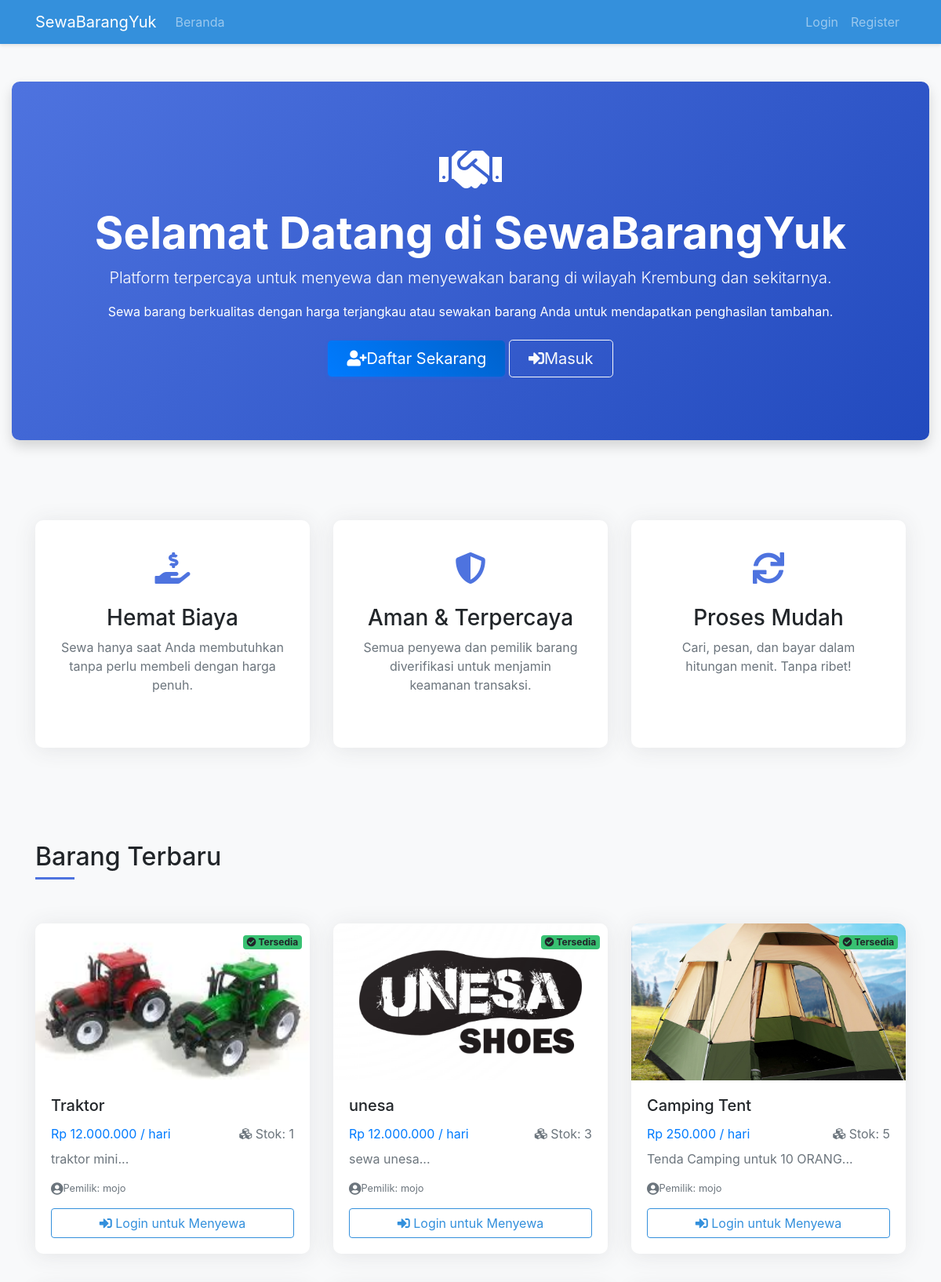
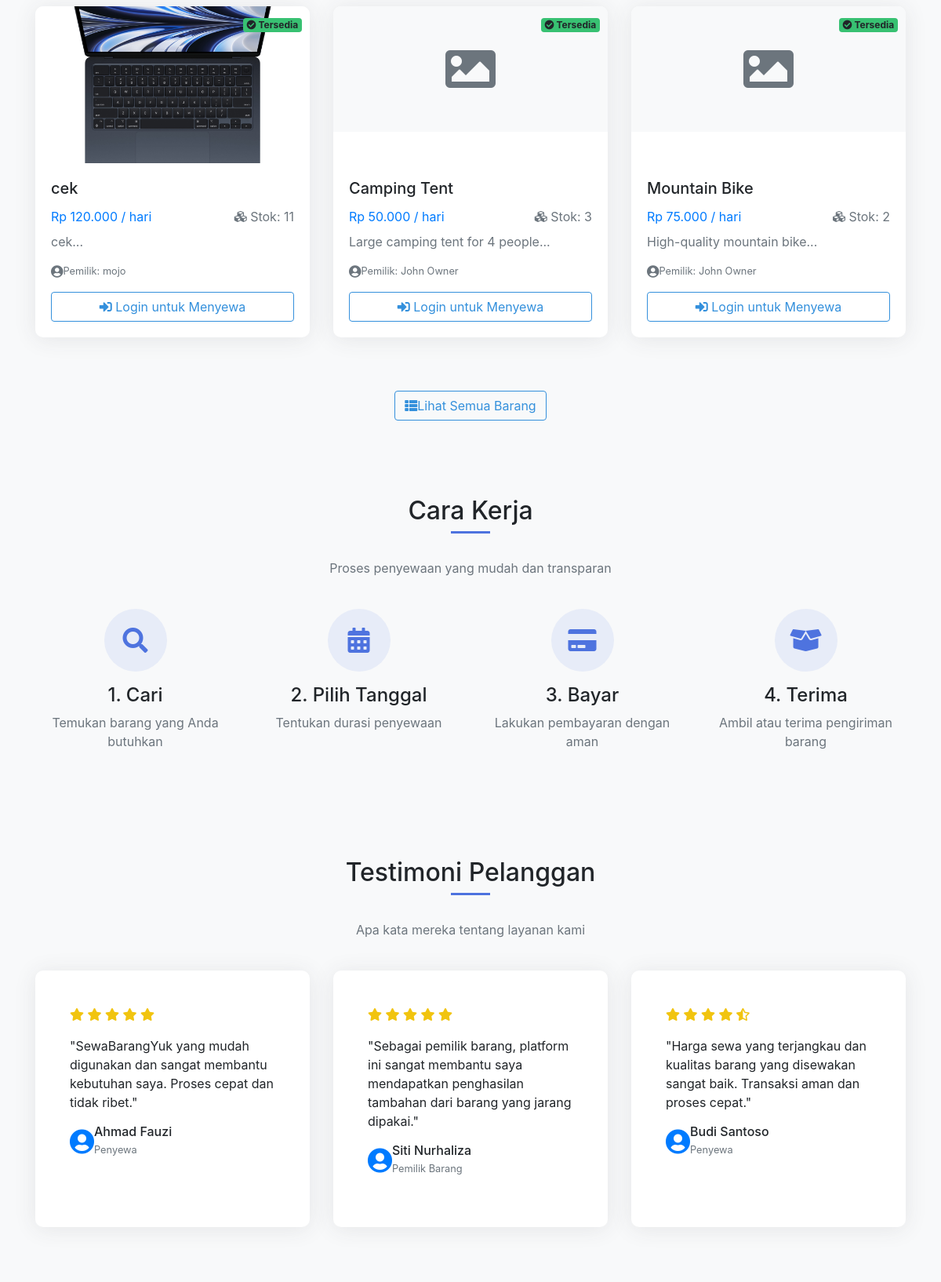
The page / (upper part) on the database its author committed (2 pictures, top to bottom).
### tables this page shows
CREATE TABLE `items` (
  `item_id` int(11) NOT NULL,
  `owner_id` int(11) NOT NULL,
  `name` varchar(100) NOT NULL,
  `description` text DEFAULT NULL,
  `price_per_day` decimal(10,2) NOT NULL,
  `stock` int(11) NOT NULL DEFAULT 1,
  `image` text DEFAULT NULL,
  `is_available` tinyint(1) DEFAULT 1,
  `created_at` timestamp NOT NULL DEFAULT current_timestamp(),
  `updated_at` timestamp NOT NULL DEFAULT current_timestamp() ON UPDATE current_timestamp()
);

CREATE TABLE `users` (
  `user_id` int(11) NOT NULL,
  `name` varchar(100) NOT NULL,
  `email` varchar(100) NOT NULL,
  `password` varchar(255) NOT NULL,
  `address` text NOT NULL,
  `phone` varchar(20) NOT NULL,
  `profile_image` varchar(255) DEFAULT NULL,
  `user_type` enum('renter','owner','both') NOT NULL DEFAULT 'renter',
  `created_at` timestamp NOT NULL DEFAULT current_timestamp(),
  `updated_at` timestamp NOT NULL DEFAULT current_timestamp() ON UPDATE current_timestamp()
);

### includes/functions.php (called while the page is built, shortened)
<?php
function isLoggedIn() {
    return isset($_SESSION['user_id']);
}
function getCurrentUser() {
    if (!isLoggedIn()) {
        return null;
    }
    $sql = "SELECT * FROM users WHERE user_id = ?";
    return fetchOne($sql, [$_SESSION['user_id']]);
}
function isRenter() {
    $user = getCurrentUser();
    return $user && ($user['user_type'] == 'renter' || $user['user_type'] == 'both');
}
function formatPrice($price) {
    return 'Rp ' . number_format($price, 0, ',', '.');
}
?>

### config/db.php (called while the page is built, shortened)
<?php
$host = 'localhost';
$db = 'rental_system';
$user = 'root';
$pass = '';
$charset = 'utf8mb4';
$dsn = "mysql:host=$host;dbname=$db;charset=$charset";
$options = [
    PDO::ATTR_ERRMODE            => PDO::ERRMODE_EXCEPTION,
    PDO::ATTR_DEFAULT_FETCH_MODE => PDO::FETCH_ASSOC,
    PDO::ATTR_EMULATE_PREPARES   => false,
];
try {
    $pdo = new PDO($dsn, $user, $pass, $options);
} catch (PDOException $e) {
    throw new PDOException($e->getMessage(), (int)$e->getCode());
}
function executeQuery($sql, $params = []) {
    global $pdo;
    $stmt = $pdo->prepare($sql);
    $stmt->execute($params);
    return $stmt;
}
function fetchAll($sql, $params = []) {
    $stmt = executeQuery($sql, $params);
    return $stmt->fetchAll();
}
?>

### index.php (the view, shortened to what this page needs)
<?php
require_once 'includes/header.php';
$items = fetchAll("SELECT i.*, u.name as owner_name FROM items i
                   JOIN users u ON i.owner_id = u.user_id
                   WHERE i.is_available = 1 AND i.stock > 0
                   ORDER BY i.created_at DESC LIMIT 6");
?>
<div class="container-fluid py-4">
    <div class="hero-header shadow">
        <div class="container">
            <i class="fas fa-handshake hero-icon"></i>
            <h1 class="display-4 font-weight-bold">Selamat Datang di SewaBarangYuk</h1>
            <p class="lead">Platform terpercaya untuk menyewa dan menyewakan barang di wilayah Krembung dan sekitarnya.</p>
            <p class="mb-4">Sewa barang berkualitas dengan harga terjangkau atau sewakan barang Anda untuk mendapatkan penghasilan tambahan.</p>
            <?php if (!isLoggedIn()): ?>
            <div class="d-grid gap-2 d-md-block">
                <a class="btn btn-primary btn-lg px-4 py-2 me-md-2" href="register.php">
                    <i class="fas fa-user-plus me-2"></i>Daftar Sekarang
                </a>
                <a class="btn btn-outline-light btn-lg px-4 py-2" href="login.php">
                    <i class="fas fa-sign-in-alt me-2"></i>Masuk
                </a>
            </div>
            <?php endif; ?>
        </div>
    </div>
</div>
<div class="bg-light py-5">
    <div class="container">
        <div class="row text-center">
            <div class="col-md-4 mb-4">
                <div class="card feature-card hover-shadow">
                    <div class="feature-icon">
                        <i class="fas fa-hand-holding-usd"></i>
                    </div>
                    <h3>Hemat Biaya</h3>
                    <p class="text-muted">Sewa hanya saat Anda membutuhkan tanpa perlu membeli dengan harga penuh.</p>
                </div>
            </div>
            <div class="col-md-4 mb-4">
                <div class="card feature-card hover-shadow">
                    <div class="feature-icon">
                        <i class="fas fa-shield-alt"></i>
                    </div>
                    <h3>Aman & Terpercaya</h3>
                    <p class="text-muted">Semua penyewa dan pemilik barang diverifikasi untuk menjamin keamanan transaksi.</p>
                </div>
            </div>
            <div class="col-md-4 mb-4">
                <div class="card feature-card hover-shadow">
                    <div class="feature-icon">
                        <i class="fas fa-sync"></i>
                    </div>
                    <h3>Proses Mudah</h3>
                    <p class="text-muted">Cari, pesan, dan bayar dalam hitungan menit. Tanpa ribet!</p>
                </div>
            </div>
        </div>
    </div>
</div>
<div class="container py-5">
    <div class="row mb-4">
        <div class="col">
            <h2 class="section-title">Barang Terbaru</h2>
        </div>
    </div>
    <?php if (count($items) > 0): ?>
    <div class="row">
        <?php foreach ($items as $item): ?>
        <div class="col-md-4 mb-4">
            <div class="card item-card hover-shadow">
                <div class="item-img-container">
                    <?php if ($item['image']): ?>
                    <img src="assets/images/uploads/items/<?= $item['image'] ?>" class="card-img-top" alt="<?= htmlspecialchars($item['name']) ?>">
                    <?php else: ?>
                    <div class="card-img-top bg-light p-5 text-center">
                        <i class="fas fa-image fa-4x text-muted"></i>
                    </div>
                    <?php endif; ?>
                    <div class="item-availability">
                        <span class="badge bg-success"><i class="fas fa-check-circle me-1"></i> Tersedia</span>
                    </div>
                </div>
                <div class="card-body">
                    <h5 class="card-title"><?= htmlspecialchars($item['name']) ?></h5>
                    <div class="d-flex justify-content-between align-items-center mb-2">
                        <span class="text-primary fw-bold"><?= formatPrice($item['price_per_day']) ?> / hari</span>
                        <span class="text-muted"><i class="fas fa-cubes me-1"></i> Stok: <?= $item['stock'] ?></span>
                    </div>
                    <p class="card-text text-muted"><?= nl2br(htmlspecialchars(substr($item['description'], 0, 100))) ?>...</p>
                    <div class="d-flex align-items-center mb-3">
                        <i class="fas fa-user-circle me-2 text-secondary"></i>
                        <small class="text-muted">Pemilik: <?= htmlspecialchars($item['owner_name']) ?></small>
                    </div>
                    <?php if (isRenter()): ?>
                    <a href="renter/rent_item.php?id=<?= $item['item_id'] ?>" class="btn btn-primary w-100">
                        <i class="fas fa-shopping-cart me-1"></i> Sewa Sekarang
                    </a>
                    <?php elseif (!isLoggedIn()): ?>
                    <a href="login.php" class="btn btn-outline-primary w-100">
                        <i class="fas fa-sign-in-alt me-1"></i> Login untuk Menyewa
                    </a>
                    <?php endif; ?>
                </div>
            </div>
        </div>
        <?php endforeach; ?>
    </div>
    <div class="text-center mt-4">
        <a href="renter/view_items.php" class="btn btn-outline-primary">
            <i class="fas fa-th-list me-2"></i>Lihat Semua Barang
        </a>
    </div>
    <?php else: ?>
    <div class="alert alert-info shadow-sm">
        <i class="fas fa-info-circle me-2"></i> Belum ada barang yang tersedia untuk disewa.
    </div>
    <?php endif; ?>
</div>
<div class="bg-light py-5">
    <div class="container">
        <div class="row mb-4">
            <div class="col text-center">
                <h2 class="section-title">Cara Kerja</h2>
                <p class="text-muted">Proses penyewaan yang mudah dan transparan</p>
            </div>
        </div>
        <div class="row text-center">
            <div class="col-md-3 mb-4">
                <div class="step-circle">
                    <i class="fas fa-search step-icon"></i>
                </div>
                <h4>1. Cari</h4>
                <p class="text-muted">Temukan barang yang Anda butuhkan</p>
            </div>
            <div class="col-md-3 mb-4">
                <div class="step-circle">
                    <i class="fas fa-calendar-alt step-icon"></i>
                </div>
                <h4>2. Pilih Tanggal</h4>
                <p class="text-muted">Tentukan durasi penyewaan</p>
            </div>
            <div class="col-md-3 mb-4">
                <div class="step-circle">
                    <i class="fas fa-credit-card step-icon"></i>
                </div>
                <h4>3. Bayar</h4>
                <p class="text-muted">Lakukan pembayaran dengan aman</p>
            </div>
            <div class="col-md-3 mb-4">
                <div class="step-circle">
                    <i class="fas fa-box-open step-icon"></i>
                </div>
                <h4>4. Terima</h4>
                <p class="text-muted">Ambil atau terima pengiriman barang</p>
            </div>
        </div>
    </div>
</div>
<div class="container py-5">
    <div class="row mb-4">
        <div class="col text-center">
            <h2 class="section-title">Testimoni Pelanggan</h2>
            <p class="text-muted">Apa kata mereka tentang layanan kami</p>
        </div>
    </div>
    <div class="row">
        <div class="col-md-4 mb-4">
            <div class="card testimonial-card hover-shadow">
                <div class="card-body">
                    <div class="testimonial-rating">
                        <i class="fas fa-star"></i>
                        <i class="fas fa-star"></i>
                        <i class="fas fa-star"></i>
                        <i class="fas fa-star"></i>
                        <i class="fas fa-star"></i>
                    </div>
                    <p class="mb-3">"SewaBarangYuk yang mudah digunakan dan sangat membantu kebutuhan saya. Proses cepat dan tidak ribet."</p>
                    <div class="d-flex align-items-center">
                        <i class="fas fa-user-circle fa-2x me-3 text-primary"></i>
                        <div>
                            <h6 class="mb-0">Ahmad Fauzi</h6>
                            <small class="text-muted">Penyewa</small>
                        </div>
                    </div>
                </div>
            </div>
        </div>
        <div class="col-md-4 mb-4">
            <div class="card testimonial-card hover-shadow">
                <div class="card-body">
                    <div class="testimonial-rating">
                        <i class="fas fa-star"></i>
                        <i class="fas fa-star"></i>
                        <i class="fas fa-star"></i>
                        <i class="fas fa-star"></i>
                        <i class="fas fa-star"></i>
                    </div>
                    <p class="mb-3">"Sebagai pemilik barang, platform ini sangat membantu saya mendapatkan penghasilan tambahan dari barang yang jarang dipakai."</p>
                    <div class="d-flex align-items-center">
                        <i class="fas fa-user-circle fa-2x me-3 text-primary"></i>
                        <div>
                            <h6 class="mb-0">Siti Nurhaliza</h6>
                            <small class="text-muted">Pemilik Barang</small>
                        </div>
                    </div>
                </div>
            </div>
        </div>
        <div class="col-md-4 mb-4">
            <div class="card testimonial-card hover-shadow">
                <div class="card-body">
                    <div class="testimonial-rating">
                        <i class="fas fa-star"></i>
                        <i class="fas fa-star"></i>
                        <i class="fas fa-star"></i>
                        <i class="fas fa-star"></i>
                        <i class="fas fa-star-half-alt"></i>
                    </div>
                    <p class="mb-3">"Harga sewa yang terjangkau dan kualitas barang yang disewakan sangat baik. Transaksi aman dan proses cepat."</p>
                    <div class="d-flex align-items-center">
                        <i class="fas fa-user-circle fa-2x me-3 text-primary"></i>
                        <div>
                            <h6 class="mb-0">Budi Santoso</h6>
                            <small class="text-muted">Penyewa</small>
                        </div>
                    </div>
                </div>
            </div>
        </div>
    </div>
</div>
<?php require_once 'includes/footer.php'; ?>

### assets/css/style.css (style rules this page uses)
body { background-color: #f8f9fa; min-height: 100vh; display: flex; flex-direction: column; }
.card { box-shadow: 0 1px 3px rgba(0, 0, 0, 0.1); border: none; margin-bottom: 20px; }
.btn-primary { background-color: #3490dc; border-color: #3490dc; }
.btn-outline-primary { color: #3490dc; border-color: #3490dc; }
.text-muted { color: #6c757d !important; }
.bg-success { background-color: #38c172 !important; }

### index.php (style rules this page uses)
.card { border: none; box-shadow: 0 0.15rem 1.75rem 0 rgba(58, 59, 69, 0.1); border-radius: 10px; overflow: hidden; transition: all 0.3s; margin-bottom: 20px; }
.hero-header { background: linear-gradient(135deg, #4e73df 0%, #224abe 100%); padding: 5rem 2rem; color: white; border-radius: 10px; margin-bottom: 30px; text-align: center; }
.btn-primary { background: linear-gradient(45deg, #007bff, #0062cc); border: none; box-shadow: 0 2px 4px rgba(0, 123, 255, 0.3); transition: all 0.3s; padding: 10px 20px; border-radius: 5px; }
.hero-icon { font-size: 4rem; margin-bottom: 1rem; color: white; }
.feature-card { padding: 2rem; height: 100%; transition: all 0.3s; }
.feature-icon { font-size: 2.5rem; color: #4e73df; margin-bottom: 1rem; }
.step-circle { width: 80px; height: 80px; border-radius: 50%; background: rgba(78, 115, 223, 0.1); display: flex; align-items: center; justify-content: center; margin: 0 auto 1rem; }
.step-icon { font-size: 2rem; color: #4e73df; }
.item-img-container { height: 200px; overflow: hidden; }
.item-img-container img { width: 100%; height: 100%; object-fit: cover; transition: transform 0.5s ease; }
.item-availability { position: absolute; top: 10px; right: 10px; }
.section-title { position: relative; padding-bottom: 10px; margin-bottom: 2rem; }
.section-title:after { content: ''; position: absolute; left: 0; bottom: 0; width: 50px; height: 3px; background: #4e73df; }
.text-center .section-title:after { left: 50%; transform: translateX(-50%); }
.testimonial-card { padding: 1.5rem; height: 100%; }
.testimonial-rating { color: #f1c40f; margin-bottom: 1rem; }

### rows shown on the page
items: image (picture), name "Traktor", price_per_day "Rp 12.000.000", stock "1", description "traktor mini", owner.name "mojo"
items: image (picture), name "unesa", price_per_day "Rp 12.000.000", stock "3", description "sewa unesa", owner.name "mojo"
items: image (picture), name "Camping Tent", price_per_day "Rp 250.000", stock "5", description "Tenda Camping untuk 10 ORANG", owner.name "mojo"
items: image (picture), name "cek", price_per_day "Rp 120.000", stock "11", description "cek", owner.name "mojo"
items: name "Camping Tent", price_per_day "Rp 50.000", stock "3", description "Large camping tent for 4 people", owner.name "John Owner"
items: name "Mountain Bike", price_per_day "Rp 75.000", stock "2", description "High-quality mountain bike", owner.name "John Owner"
